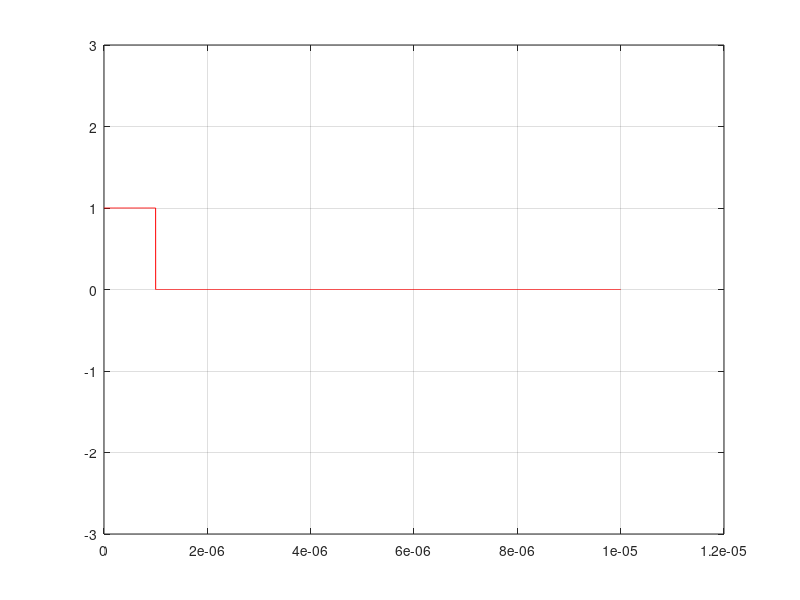

Source code (MATLAB):
ts=1e-9;
T=1e-5;
tau=1e-6;
t=0:ts:T;
idx=round(tau/ts);
upSignal=zeros(size(t));
upSignal(1:round(tau/ts))=1;
figure ;
plot(t,upSignal,'r');
ylim([-3,3]);
grid on;
